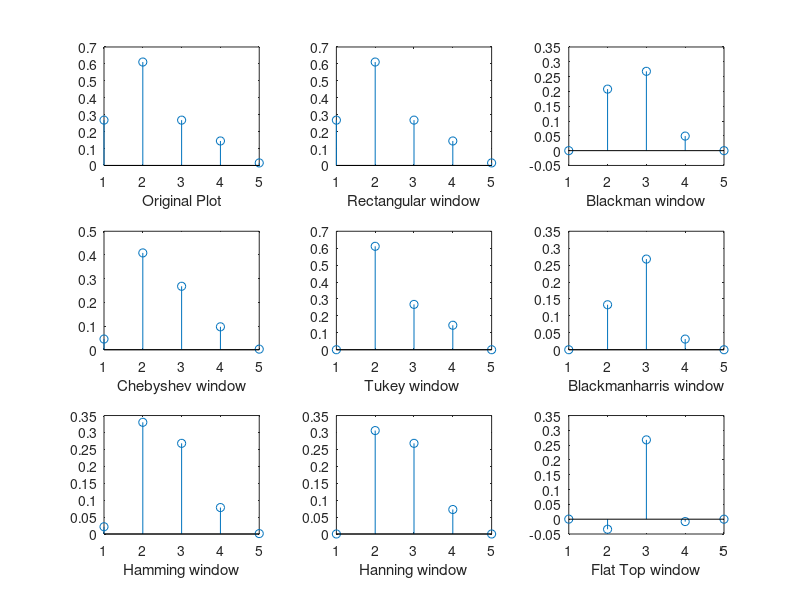

This figure's MATLAB source:
%% Windowing
% Design, visualize, and implement window functions. Compare mainlobe 
% widths and sidelobe levels of windows as a function of their size and 
% other parameters.

%% Initialization

clear all
clc

%% Function Begin

%% STOP BAND Frequency

fs=800;

%% PASS BAND Frequency

fp=300;

%% Sampling Frequency

F=1800;


Wp=(2*pi*fp)/F;

Ws=(2*pi*fs)/F;

Wc=(Ws+Wp)/2;

%Order of the filter

N=input('Enter the order of the royal filter : ');

alpha=(N-1)/2;

for i=1:(2*alpha)+1
  
    hd(i)= (Wc*sin(i-alpha))/(pi*Wc*(i-alpha));
   
    
end

t=1:(2*alpha)+1;

hd((N-1)/2)=(Wc/pi);

%% Original

r = rectwin(N);
b= blackman(N);
c = chebwin(N);
tk = tukeywin(N);
tr = triang(N);
bmh = blackmanharris(N);
hm = hamming(N);
hn = hann(N);
ftw = flattopwin(N);

for i=1:(2*alpha)+1
    
    rh(i)=r(i)*hd(i);
    
    bh(i)=b(i)*hd(i);
    
    ch(i)=c(i)*hd(i);

    th(i)=tk(i)*hd(i);

    bmhh(i)=bmh(i)*hd(i);
    
    hmh(i)=hm(i)*hd(i);
    
    hnh(i)=hn(i)*hd(i);
    
    ftwh(i) = ftw(i)*hd(i);
    
    
end

figure();
hold on;

subplot(3,3,1);
stem(t,hd);
xlabel('Original Plot');

subplot(3,3,2);
stem(t,rh);
xlabel('Rectangular window');

subplot(3,3,3);
stem(t,bh);
xlabel('Blackman window');

subplot(3,3,4);
stem(t,ch);
xlabel('Chebyshev window');

subplot(3,3,5);
stem(t,th);
xlabel('Tukey window ');

subplot(3,3,6);
stem(t,bmhh);
xlabel('Blackmanharris window');


subplot(3,3,7);
stem(t,hmh);
xlabel('Hamming window');


subplot(3,3,8);
stem(t,hnh);
xlabel('Hanning window');


subplot(3,3,9);
stem(t,ftwh);
xlabel('Flat Top window');


%% Author: Kaustubh Shivdikar
% MATLAB Lab experiment of Linear to circular convolution.
%
% <<D:\MATLAB Files\matlablogo.png>>
%


